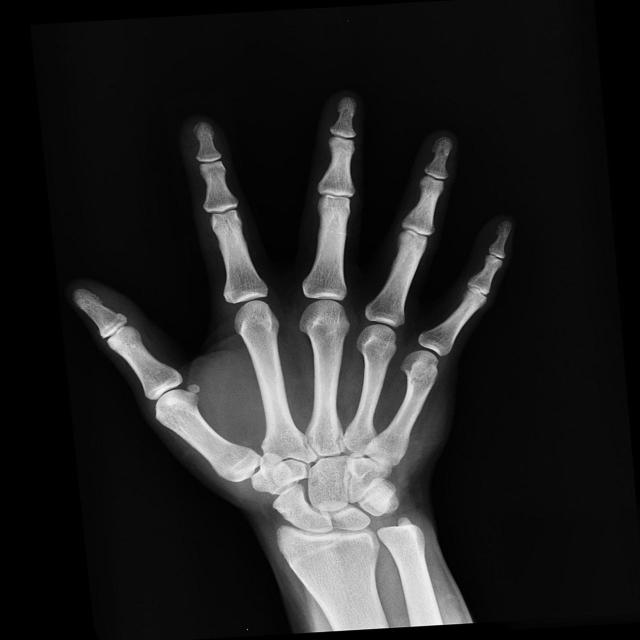
%> input picture pratica_03/mao.jpg, 640 x 640 px
$ octave Ex01.m   (GNU Octave 9; MATLAB toolbox functions it lacks are replaced by stand-ins)
%> lines starting %> are read from the running program, lines starting %| are printed output that depends on the picture
% Perguntas:
##1. Onde estão concentradas as baixas frequências?
% As baixas frequências estão concentradas no centro

##2. Onde aparecem as altas frequências?
% As altas frequências aparecem à medida que nos distanciamos da origem da transformada, ou seja, nos cantos das imagens.

##3. O espectro apresenta padrões periódicos ou ruídos visíveis?
%Sim, apresentam bastante ruído sal e pimenta bem visíveis.

##4. Que tipo de informação (estrutura anatômica) está em: baixas frequências? altas frequências?
%Baixas frequências: Elas são responsáveis pelos componentes de variação lenta da imagem, como a intensidade média (brilho) e as áreas suaves.
%Anatomicamente, representam as partes internas e preenchidas dos órgãos e ossos onde não há mudanças bruscas de cor.
%Altas frequências: Elas correspondem a variações rápidas de intensidade, representando as bordas das estruturas, detalhes finos, texturas e também o ruído. Na imagem médica, são elas que definem os contornos dos ossos e tecidos.

pkg load image; % Carrega o pacote necessário

% Lista com os nomes das suas imagens
lista_imagens = {'mao.jpg', 'mao_gauss.jpg', 'mao_periodico.jpg', 'mao_sp.jpg', ...
                 'mao2.jpg', 'mao2_gauss.jpg', 'mao2_periodico.jpg', 'mao2_sp.jpg'};

for i = 1:length(lista_imagens)
    % 1. Leitura e conversão
    nome_arquivo = lista_imagens{i};
    img = imread(nome_arquivo);
%> img is the input picture: size 640x640x3 uint8; min 0, max 250, mean 36.3
    if size(img, 3) == 3
        img = rgb2gray(img);
%> img: size 640x640 uint8
    end
    img = double(img);
%> img: size 640x640 double

    % 2. Aplicar FFT (Slide 39)
    F = fft2(img);

    % 3. Espectro de Magnitude e Centralização (Slides 11, 15)
    magnitude = abs(F);
    magnitude_centralizada = fftshift(magnitude);

    % 4. Visualização Logarítmica (Slide 20)
    % D(u,v) = c * log(1 + |F(u,v)|)
    visual_magnitude = log(1 + magnitude);
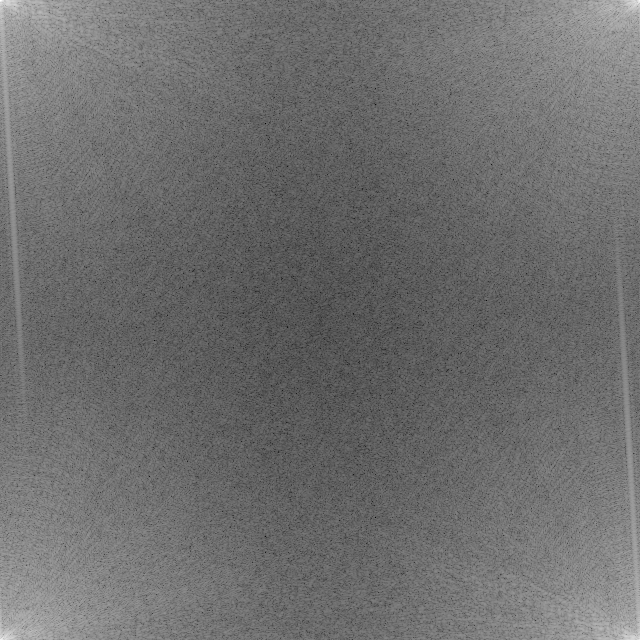
%> visual_magnitude: size 640x640 double; min 0.206, max 16.52, mean 7.27; drawn with min black and max white
    visual_centralizada = log(1 + magnitude_centralizada);
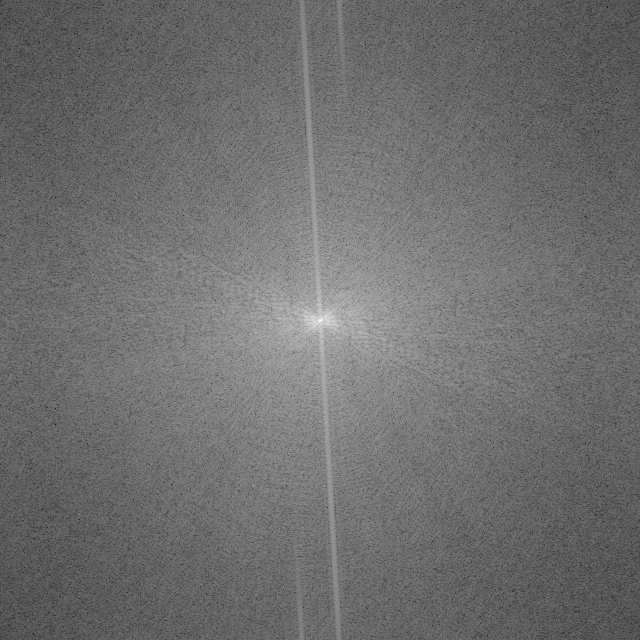
%> visual_centralizada: size 640x640 double; min 0.206, max 16.52, mean 7.27; mean of the top-left, top-right, bottom-left and bottom-right quarters 7.26, 7.29, 7.29, 7.27; drawn with min black and max white

    mag_save = (visual_magnitude - min(visual_magnitude(:))) / (max(visual_magnitude(:)) - min(visual_magnitude(:)));
    cent_save = (visual_centralizada - min(visual_centralizada(:))) / (max(visual_centralizada(:)) - min(visual_centralizada(:)));

    [~, nome_base, ~] = fileparts(nome_arquivo);

    imwrite(mag_save, [nome_base '_espectro.png']);
    imwrite(cent_save, [nome_base '_espectro_centralizado.png']);
%> (the run ends here)
